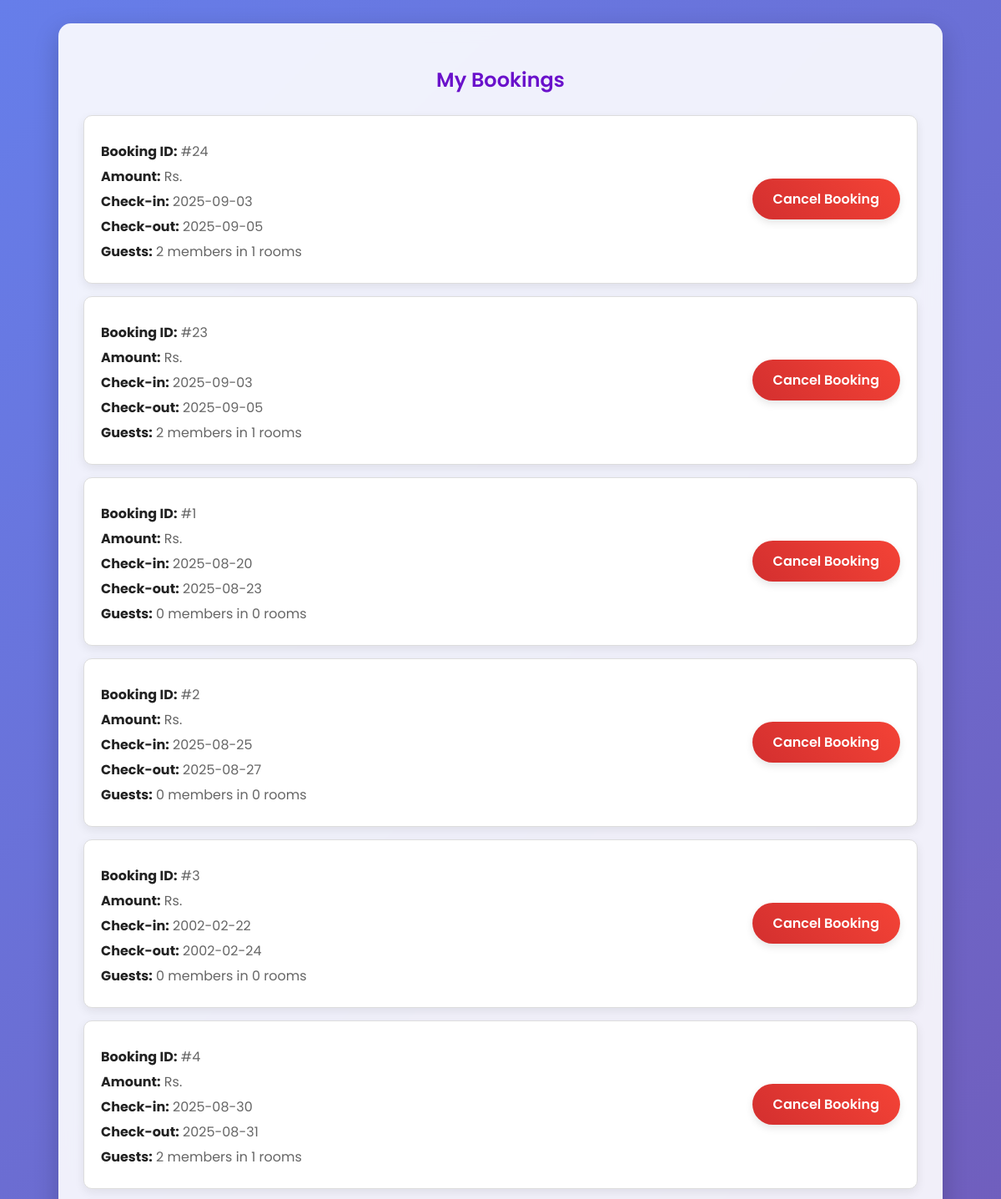
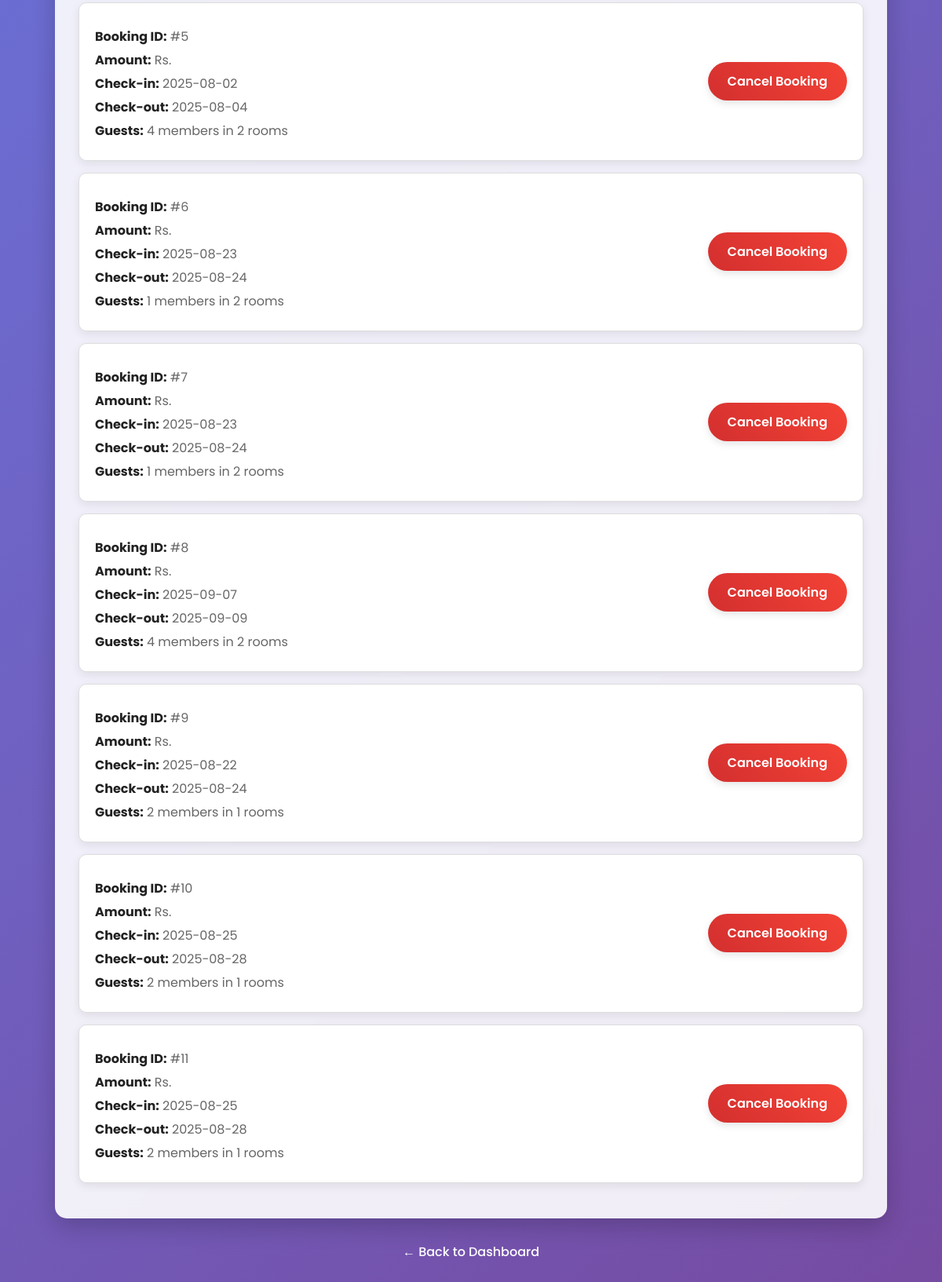
The app's page /my_bookings.php (signed in) with its own data (2 pictures, top to bottom).
### tables this page shows
CREATE TABLE IF NOT EXISTS `bookings` (
  `id` int NOT NULL AUTO_INCREMENT,
  `room_number` varchar(10) NOT NULL,
  `start_date` date NOT NULL,
  `end_date` date NOT NULL,
  `customer_id` int NOT NULL,
  `customer_name` varchar(255) NOT NULL,
  `customer_email` varchar(255) NOT NULL,
  `customer_phone` varchar(20) NOT NULL,
  `customer_id_number` varchar(50) NOT NULL,
  `hotel_name` varchar(255) DEFAULT NULL,
  `price` decimal(10,2) DEFAULT NULL,
  `check_in_date` date NOT NULL,
  `check_out_date` date NOT NULL,
  `full_name` varchar(255) NOT NULL,
  `id_number` varchar(255) NOT NULL,
  `num_rooms` int NOT NULL,
  `num_members` int NOT NULL,
  `mobile_number` varchar(20) NOT NULL,
  `email_address` varchar(255) NOT NULL,
  `booking_date` datetime NOT NULL DEFAULT CURRENT_TIMESTAMP,
  PRIMARY KEY (`id`),
  KEY `fk_room_number` (`room_number`)
);

### my_bookings.php (the view, shortened to what this page needs)
<?php
$servername = "localhost";
$username = "root";
$password = "";
$dbname = "hotel_management";
$conn = new mysqli($servername, $username, $password, $dbname);
$user_id = $_SESSION['user_id'];
$sql = "SELECT * FROM bookings WHERE customer_id = ? ORDER BY booking_date DESC";
$stmt = $conn->prepare($sql);
$stmt->bind_param("i", $user_id);
$stmt->execute();
$result = $stmt->get_result();
?>
<!DOCTYPE html>
<html>
<head>
    <link rel="stylesheet" href="https://cdnjs.cloudflare.com/ajax/libs/font-awesome/6.0.0-beta3/css/all.min.css">
</head>
<body>
    <div class="container">
        <h2 class="page-title">My Bookings</h2>
        <?php if ($result->num_rows > 0): ?>
            <?php while ($row = $result->fetch_assoc()): ?>
                <div class="booking-card">
                    <div class="booking-details">
                        <p><strong>Booking ID:</strong> #<?php echo htmlspecialchars($row['id']); ?></p>
                        <p><strong>Amount:</strong> Rs. <?php echo htmlspecialchars($row['price']); ?></p>
                        <p><strong>Check-in:</strong> <?php echo htmlspecialchars($row['check_in_date']); ?></p>
                        <p><strong>Check-out:</strong> <?php echo htmlspecialchars($row['check_out_date']); ?></p>
                        <p><strong>Guests:</strong> <?php echo htmlspecialchars($row['num_members']); ?> members in <?php echo htmlspecialchars($row['num_rooms']); ?> rooms</p>
                    </div>
                    <div class="actions">
                        <a href="#" onclick="confirmCancel(<?php echo htmlspecialchars($row['id']); ?>)" class="btn cancel-btn">Cancel Booking</a>
                    </div>
                </div>
            <?php endwhile; ?>
        <?php endif; ?>
    </div>
    <div class="back-button-container">
        <a href="dashboard.php" class="back-button">← Back to Dashboard</a>
    </div>
</body>
</html>

### my_bookings.php (style rules this page uses)
:root { --primary-color: #6a11cb; --secondary-color: #2575fc; --background-start: #667eea; --background-end: #764ba2; }
body { font-family: 'Poppins', sans-serif; background: linear-gradient(135deg, var(--background-start) 0%, var(--background-end) 100%); padding: 20px; color: #444; min-height: 100vh; }
.container { max-width: 1000px; margin: 0 auto; background: rgba(255, 255, 255, 0.9); padding: 30px; border-radius: 15px; box-shadow: 0 10px 30px rgba(0,0,0,0.2); backdrop-filter: blur(10px); -webkit-backdrop-filter: blur(10px); }
h2.page-title { text-align: center; color: var(--primary-color); margin-bottom: 25px; font-weight: 600; }
.booking-card { display: flex; justify-content: space-between; align-items: center; border: 1px solid #ddd; padding: 20px; margin: 15px 0; border-radius: 10px; background: #fff; box-shadow: 0 4px 12px rgba(0,0,0,0.08); transition: transform 0.3s ease, box-shadow 0.3s ease; }
.booking-details { flex-grow: 1; }
.booking-details p { margin: 5px 0; font-size: 1rem; color: #666; }
.booking-details strong { color: #222; }
.booking-card .actions { display: flex; align-items: center; }
.btn { background: linear-gradient(45deg, var(--primary-color), var(--secondary-color)); color: white; padding: 12px 25px; border: none; border-radius: 25px; text-decoration: none; font-weight: 600; display: inline-block; cursor: pointer; transition: all 0.3s ease; box-shadow: 0 4px 10px rgba(0,0,0,0.1); }
.cancel-btn { background: linear-gradient(45deg, #d32f2f, #f44336); }
.back-button-container { text-align: center; margin-top: 30px; }
.back-button { text-decoration: none; color: #fff; font-weight: 500; transition: color 0.3s ease; }

### records on screen
bookings: id "24", check_in_date "2025-09-03", check_out_date "2025-09-05", num_members "2", num_rooms "1"
bookings: id "23", check_in_date "2025-09-03", check_out_date "2025-09-05", num_members "2", num_rooms "1"
bookings: id "1", check_in_date "2025-08-20", check_out_date "2025-08-23", num_members "0", num_rooms "0"
bookings: id "2", check_in_date "2025-08-25", check_out_date "2025-08-27", num_members "0", num_rooms "0"
bookings: id "3", check_in_date "2002-02-22", check_out_date "2002-02-24", num_members "0", num_rooms "0"
bookings: id "4", check_in_date "2025-08-30", check_out_date "2025-08-31", num_members "2", num_rooms "1"
bookings: id "5", check_in_date "2025-08-02", check_out_date "2025-08-04", num_members "4", num_rooms "2"
bookings: id "6", check_in_date "2025-08-23", check_out_date "2025-08-24", num_members "1", num_rooms "2"
bookings: id "7", check_in_date "2025-08-23", check_out_date "2025-08-24", num_members "1", num_rooms "2"
bookings: id "8", check_in_date "2025-09-07", check_out_date "2025-09-09", num_members "4", num_rooms "2"
bookings: id "9", check_in_date "2025-08-22", check_out_date "2025-08-24", num_members "2", num_rooms "1"
bookings: id "10", check_in_date "2025-08-25", check_out_date "2025-08-28", num_members "2", num_rooms "1"
bookings: id "11", check_in_date "2025-08-25", check_out_date "2025-08-28", num_members "2", num_rooms "1"
